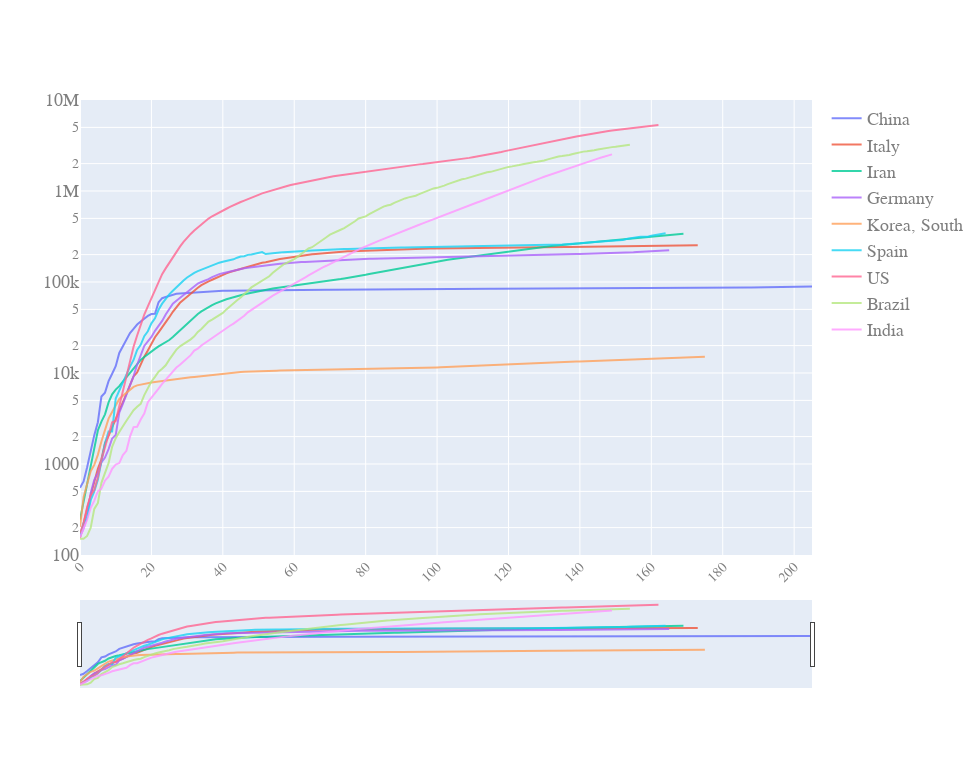

Source (notebook cell):
### Code cell
quick_plot(pd_anlydata.Date,
           pd_anlydata.iloc[:,1:-1],
           y_scale='log',
           slider=True)

### Figure 1 — Plotly figure (JSON) as saved in the notebook; plotly's stock layout.template omitted (floating-point values rounded to 4 significant figures; data arrays with more than 128 entries replaced by an {"elided": "..."} marker saying what was removed)
{"data": [{"name": "China", "opacity": 0.8, "type": "scatter", "x": {"elided": "206 int values"}, "y": {"elided": "206 int values"}}, {"name": "Italy", "opacity": 0.8, "type": "scatter", "x": {"elided": "206 int values"}, "y": {"elided": "206 int values"}}, {"name": "Iran", "opacity": 0.8, "type": "scatter", "x": {"elided": "206 int values"}, "y": {"elided": "206 int values"}}, {"name": "Germany", "opacity": 0.8, "type": "scatter", "x": {"elided": "206 int values"}, "y": {"elided": "206 int values"}}, {"name": "Korea, South", "opacity": 0.8, "type": "scatter", "x": {"elided": "206 int values"}, "y": {"elided": "206 int values"}}, {"name": "Spain", "opacity": 0.8, "type": "scatter", "x": {"elided": "206 int values"}, "y": {"elided": "206 int values"}}, {"name": "US", "opacity": 0.8, "type": "scatter", "x": {"elided": "206 int values"}, "y": {"elided": "206 int values"}}, {"name": "Brazil", "opacity": 0.8, "type": "scatter", "x": {"elided": "206 int values"}, "y": {"elided": "206 int values"}}, {"name": "India", "opacity": 0.8, "type": "scatter", "x": {"elided": "206 int values"}, "y": {"elided": "206 int values"}}], "layout": {"autosize": true, "font": {"color": "#7f7f7f", "family": "PT Sans, monospace", "size": 18}, "height": 768, "width": 980, "xaxis": {"nticks": 20, "rangeslider": {"visible": true}, "tickangle": -45, "tickfont": {"color": "#7f7f7f", "size": 14}}, "yaxis": {"range": [2, 7], "type": "log"}}}
